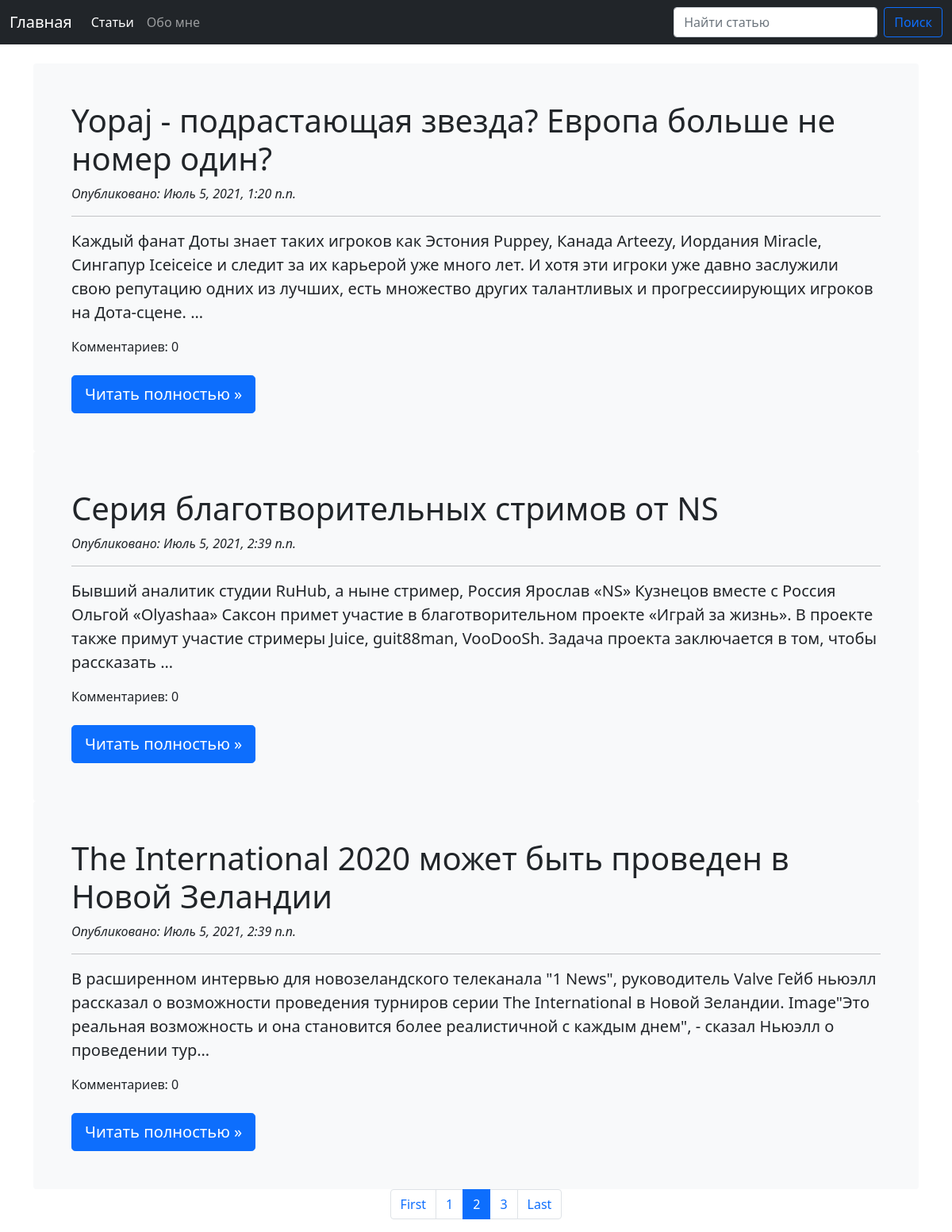
/articles/?page=2, run on the app's committed database.
### blog/models.py (models this page shows, shortened)
class Article(models.Model):
    title = models.CharField('Название', max_length=100)
    content = models.TextField('Содержимое статьи')
    pub_date = models.DateTimeField('Дата публикации', auto_now=True)
    class Meta:
        verbose_name = 'Статья'
        verbose_name_plural = 'Статьи'

### blog/views.py (the view)
# urls.py: path('articles/', views.index, name='articles'),
def index(request):
    a = Article.objects.all()
    paginator = Paginator(a, 3)
    page_number = request.GET.get('page')
    page_obj = paginator.get_page(page_number)
    return render(request, 'blog/test.html', {'page_obj': page_obj})

### templates/blog/test.html (shortened to what this page needs)
{% extends 'base.html' %}
{% block content %}
<main class="container">
    {% for a in page_obj %}
    <div class="bg-light p-5 rounded">
        <h1>{{ a.title }}</h1>
        <em>Опубликовано: {{ a.pub_date }}</em>
        <hr>
        <p class="lead">
            {{ a.content|truncatechars:300 }}
        </p>
        Комментариев: {{ a.comment_set.count }}
        <br>
        <br>
        <a class="btn btn-lg btn-primary" href="{% url 'articles:article_detail' a.id %}" role="button">Читать полностью &raquo;</a>
    </div>
    {% endfor %}
    <nav aria-label="Page navigation example">
        <ul class="pagination justify-content-center">
            {% if page_obj.has_previous %}
                <li class="page-item">
                    <a class="page-link" href="?page=1" aria-disabled="true">First</a>
                </li>
                <li class="page-item">
                    <a class="page-link" href="?page={{ page_obj.previous_page_number }}"
                       aria-disabled="true">{{ page_obj.previous_page_number }}</a>
                </li>
            {% endif %}
            <li class="page-item active" aria-current="page">
                <span class="page-link">{{ page_obj.number }}</span>
            </li>
            {% if page_obj.has_next %}
                <li class="page-item">
                    <a class="page-link" href="?page={{ page_obj.next_page_number }}"
                       aria-disabled="true">{{ page_obj.next_page_number }}</a>
                </li>
                <li class="page-item">
                    <a class="page-link" href="?page={{ page_obj.paginator.num_pages }}" aria-disabled="true">Last</a>
                </li>
            {% endif %}
        </ul>
    </nav>
</main>
{% endblock content %}

### data on the page
Article: title "Yopaj - подрастающая звезда? Европа больше не номер один?", pub_date "Июль 5, 2021, 1:20 п.п.", content "Каждый фанат Доты знает таких игроков как Эстония Puppey, Канада Arteezy, Иордания Miracle, Сингапур Iceiceice и следит за их карьерой уже много лет. И хотя эти игроки уже давно заслужили свою репутацию одних из лучших, есть множество других талантливых и прогрессиирующих игроков на Дота-сцене. …", comment_set.count "0"
Article: title "Серия благотворительных стримов от NS", pub_date "Июль 5, 2021, 2:39 п.п.", content "Бывший аналитик студии RuHub, а ныне стример, Россия Ярослав «NS» Кузнецов вместе с Россия Ольгой «Olyashaa» Саксон примет участие в благотворительном проекте «Играй за жизнь». В проекте также примут участие стримеры Juice, guit88man, VooDooSh. Задача проекта заключается в том, чтобы рассказать …", comment_set.count "0"
Article: title "The International 2020 может быть проведен в Новой Зеландии", pub_date "Июль 5, 2021, 2:39 п.п.", content "В расширенном интервью для новозеландского телеканала \"1 News\", руководитель Valve Гейб ньюэлл рассказал о возможности проведения турниров серии The International в Новой Зеландии. Image\"Это реальная возможность и она становится более реалистичной с каждым днем\", - сказал Ньюэлл о проведении тур…", comment_set.count "0"

### other printed values
{{ page_obj.previous_page_number }} "1"
{{ page_obj.number }} "2"
{{ page_obj.next_page_number }} "3"
